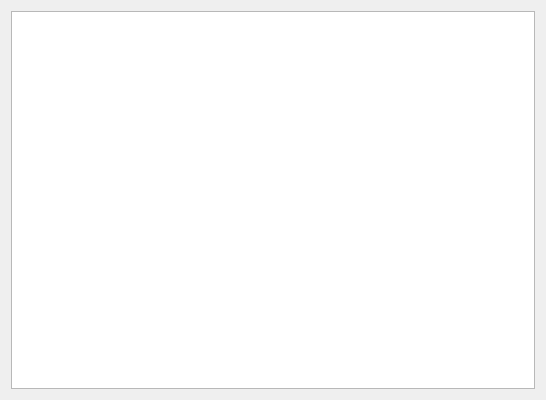
<?xml version="1.0" encoding="UTF-8"?>
<ui version="4.0">
 <class>TeacherWidgetClass</class>
 <widget class="QWidget" name="TeacherWidgetClass">
  <property name="geometry">
   <rect>
    <x>0</x>
    <y>0</y>
    <width>546</width>
    <height>400</height>
   </rect>
  </property>
  <property name="windowTitle">
   <string>TeacherWidget</string>
  </property>
  <layout class="QVBoxLayout" name="verticalLayout">
   <item>
    <widget class="QTableView" name="studentsTabelView"/>
   </item>
  </layout>
 </widget>
 <layoutdefault spacing="6" margin="11"/>
 <resources/>
 <connections/>
</ui>
